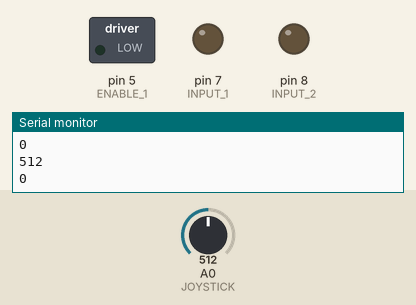
Simulated run of this sketch. Board: Arduino Uno, built with avr-gcc and run on an emulated ATmega328P. Parts: switched loads named in the sketch (green lamp = pin HIGH), output pins drawn as LEDs (lit = HIGH), the last lines printed to the serial monitor. The test bench sets the inputs (shaded band); at power-on: A0 (JOYSTICK) = 512.

Above: at 1.2 s.
1.3 s: A0 (JOYSTICK) set to 532
2.8 s: A0 (JOYSTICK) set to 541
At 3.2 s:
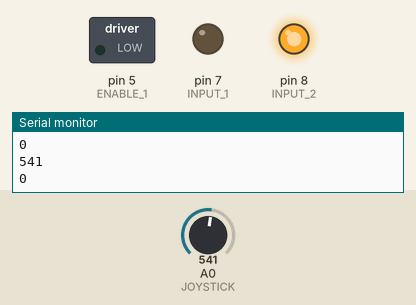
4.3 s: A0 (JOYSTICK) set to 470
At 4.6 s:
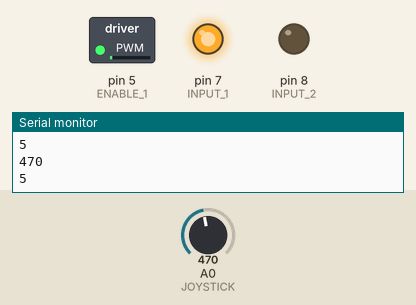
5.8 s: A0 (JOYSTICK) set to 550
At 7.0 s:
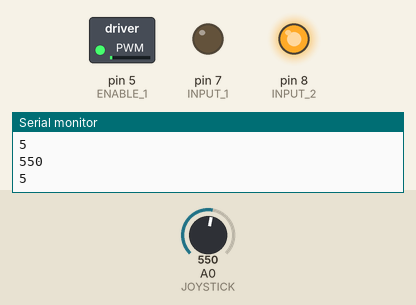
7.3 s: A0 (JOYSTICK) set to 716
At 8.5 s:
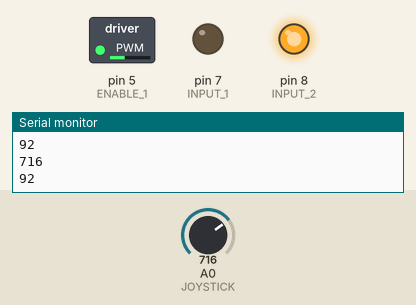
8.8 s: A0 (JOYSTICK) set to 900
At 9.9 s:
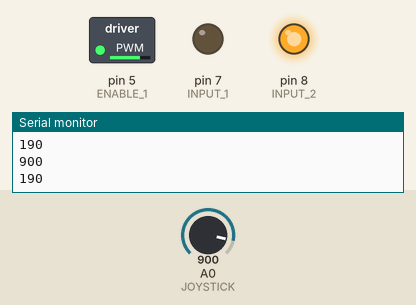
Timing chart, 0 to 11.3 s (numbered marks = the images above; inputs shaded):
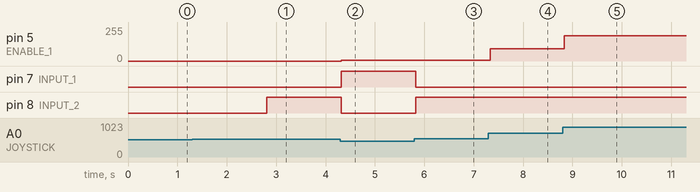

Measured:
- the behaviour switches between 540 and 541 on A0 (JOYSTICK) (found by bisection; images 0 and 1)
- after the input at 2.8 s, pin 8 (INPUT_2): LOW → HIGH at once
- after the input at 4.3 s, pin 5 (ENABLE_1): 0/255 → 5/255 at once; pin 7 (INPUT_1): LOW → HIGH at once; pin 8 (INPUT_2): HIGH → LOW at once
- after the input at 5.8 s, pin 7 (INPUT_1): HIGH → LOW at once; pin 8 (INPUT_2): LOW → HIGH at once
- after the input at 7.3 s, pin 5 (ENABLE_1): 5/255 → 92/255 at once
- after the input at 8.8 s, pin 5 (ENABLE_1): 92/255 → 190/255 at once

The sketch:

03-motor_controlled_with_joystick.ino
```cpp
const int ENABLE_1 = 5;
const int INPUT_1 = 7;
const int INPUT_2 = 8;
const int JOYSTICK = A0;

void setup() {
  Serial.begin(9600);
  pinMode(INPUT_1, OUTPUT);
  pinMode(INPUT_2, OUTPUT);
  pinMode(ENABLE_1, OUTPUT);
  digitalWrite(INPUT_1, LOW);
  digitalWrite(INPUT_2, LOW);
}

void loop() {
  int val_joystick = analogRead(JOYSTICK);

  int speed;

  if (val_joystick < 480) {     // Marche arrière
  	speed = map(val_joystick, 480, 0, 0, 255);
    digitalWrite(INPUT_1, HIGH);
    digitalWrite(INPUT_2, LOW);
    analogWrite(ENABLE_1, speed);
  }
  else if (val_joystick > 540) { // Marche avant
  	speed = map(val_joystick, 540, 1023, 0, 255);
    digitalWrite(INPUT_1, LOW);
    digitalWrite(INPUT_2, HIGH);
    analogWrite(ENABLE_1, speed);
  }
  else {                        // Arrêt
    speed = 0;
    digitalWrite(INPUT_1, LOW);
    digitalWrite(INPUT_2, LOW);
    analogWrite(ENABLE_1, speed);
  }
  Serial.println(val_joystick);
  Serial.println(speed);
  delay(100);
}
```
